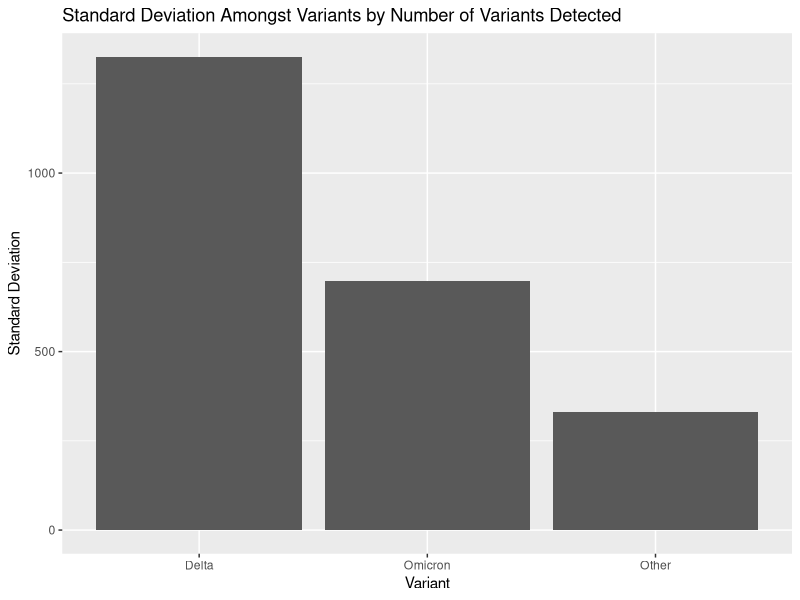
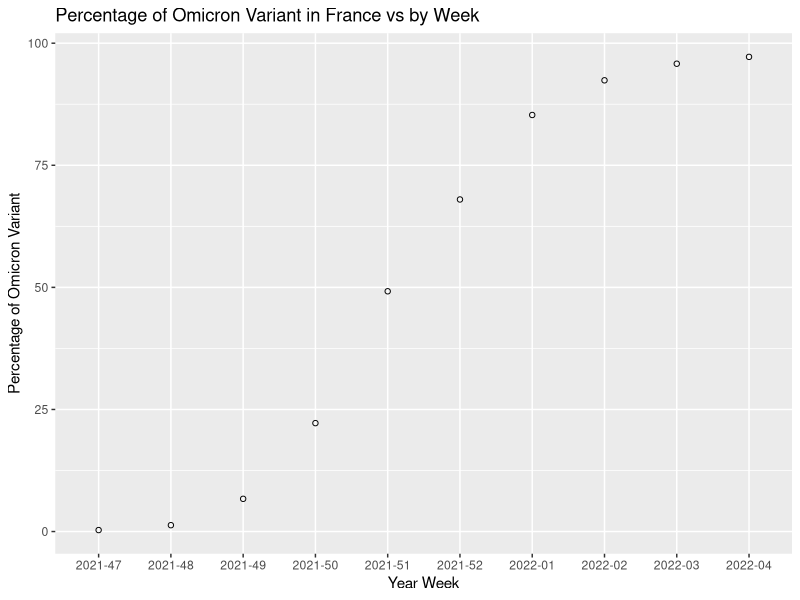
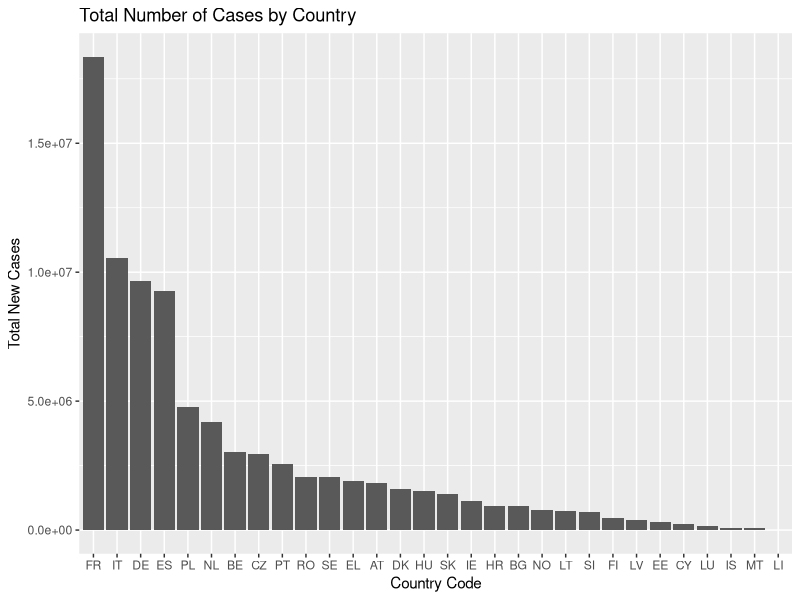

These charts were generated, in order, by the following R code:
library(tidyverse)
library(knitr)

# initial data set
coviddata <- read.csv("data/europedata.csv")

# filtered csv file down to omicron (B.1.1.529) and source to GISAID
omicrondata <- coviddata %>%
  filter(variant == "B.1.1.529", source == "GISAID")

# filtered csv file down to delta (B.1.617.2) and source to GISAID
deltadata <- coviddata %>%
  filter(variant == "B.1.617.2", source == "GISAID")

# filtered csv file down to variant Other and source to GISAID

otherdata <- coviddata %>%
  filter(variant == "Other", source == "GISAID")

# Distribution of Variables

# Analysis of data omicron/delta (max and min)

omicron_analysis <- omicrondata %>%
  summarise(max_detected = max(number_detections_variant), 
            min_detected = min(number_detections_variant),
            range_detected = max_detected - min_detected,
            standard_deviation = sd(number_detections_variant),
            avg_detections = mean(number_detections_variant)) %>%
  mutate(variant = "Omicron")

delta_analysis <- deltadata %>%
  summarise(max_detected = max(number_detections_variant), 
            min_detected = min(number_detections_variant),
            range_detected = max_detected - min_detected, 
            standard_deviation = sd(number_detections_variant), 
            avg_detections = mean(number_detections_variant)) %>%
  mutate(variant = "Delta")

other_analysis <- otherdata %>% 
  summarise(max_detected = max(number_detections_variant), 
            min_detected = min(number_detections_variant),
            range_detected = max_detected - min_detected, 
            standard_deviation = sd(number_detections_variant), 
            avg_detections = mean(number_detections_variant))%>%
  mutate(variant = "Other")

data_analysis <- do.call("rbind", list(omicron_analysis, delta_analysis, other_analysis)) %>%
  select(variant, !variant)

data_analysis_graph <- ggplot(data = data_analysis, aes(x = variant, y = standard_deviation)) +
  geom_col() +
  labs(title = "Standard Deviation Amongst Variants by Number of Variants Detected", x = "Variant", y = "Standard Deviation")

# Relationships between variables
# Total new cases table and graph 
total_cases <- omicrondata %>%
  group_by(country_code) %>%
  summarize(totalcases = sum(new_cases)) %>%
  arrange(desc(totalcases))

# Total new cases plot
total_cases_plot <- ggplot(total_cases, aes(x = reorder(country_code, - totalcases), y=totalcases)) +
  geom_bar(stat="identity") +
  labs(y = "Total New Cases", x = "Country Code", title = "Total Number of Cases by Country")

# French omicron data
FR_omicron_cases <- omicrondata %>%
  filter(country_code == "FR") %>%
  tail(10)

# French Omicron plot
FR_omicron_cases_plot <- ggplot(data = FR_omicron_cases, aes(x = year_week, y = percent_variant)) +
  geom_point(shape = 1) +
  labs(x = "Year Week", y = "Percentage of Omicron Variant", 
       title = "Percentage of Omicron Variant in France vs by Week")
